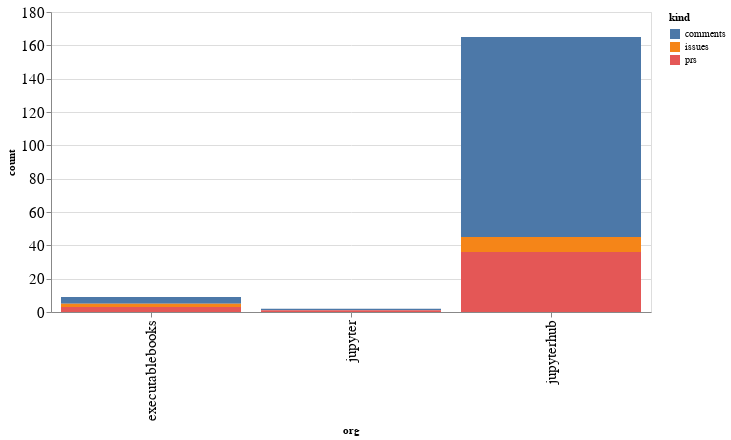

Notebook cell for this chart:
### Code cell
alt.Chart(org_summaries, width=600).mark_bar().encode(
    x='org',
    y='count',
    color='kind',
    tooltip="org"
)

### Figure 1 — Vega-Lite specification as saved in the notebook (floating-point values rounded to 4 significant figures)
{"config": {"axisLeft": {"labelFontSize": 15}, "axisBottom": {"labelFontSize": 15}}, "data": {"name": "data-20e2d409bae69d32a4432e8a116ff6b7"}, "mark": "bar", "encoding": {"color": {"type": "nominal", "field": "kind"}, "tooltip": {"type": "nominal", "field": "org"}, "x": {"type": "nominal", "field": "org"}, "y": {"type": "quantitative", "field": "count"}}, "width": 600, "$schema": "https://vega.github.io/schema/vega-lite/v4.8.1.json", "datasets": {"data-20e2d409bae69d32a4432e8a116ff6b7": [{"org": "executablebooks", "kind": "comments", "count": 4}, {"org": "executablebooks", "kind": "issues", "count": 2}, {"org": "executablebooks", "kind": "prs", "count": 3}, {"org": "jupyter", "kind": "comments", "count": 1}, {"org": "jupyter", "kind": "prs", "count": 1}, {"org": "jupyterhub", "kind": "comments", "count": 120}, {"org": "jupyterhub", "kind": "issues", "count": 9}, {"org": "jupyterhub", "kind": "prs", "count": 36}]}}
